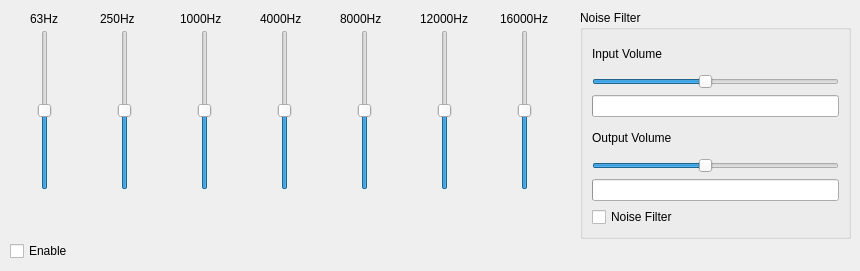
    <widget class="QWidget" name="tab_9">
     <attribute name="title">
      <string>EQ</string>
     </attribute>
     <widget class="QCheckBox" name="checkBox_9">
      <property name="geometry">
       <rect>
        <x>10</x>
        <y>240</y>
        <width>71</width>
        <height>22</height>
       </rect>
      </property>
      <property name="text">
       <string>Enable</string>
      </property>
     </widget>
     <widget class="QSlider" name="EQ250SL">
      <property name="geometry">
       <rect>
        <x>110</x>
        <y>30</y>
        <width>29</width>
        <height>160</height>
       </rect>
      </property>
      <property name="maximum">
       <number>2000</number>
      </property>
      <property name="value">
       <number>1000</number>
      </property>
      <property name="orientation">
       <enum>Qt::Vertical</enum>
      </property>
     </widget>
     <widget class="QSlider" name="EQ1000SL">
      <property name="geometry">
       <rect>
        <x>190</x>
        <y>30</y>
        <width>29</width>
        <height>160</height>
       </rect>
      </property>
      <property name="maximum">
       <number>2000</number>
      </property>
      <property name="value">
       <number>1000</number>
      </property>
      <property name="orientation">
       <enum>Qt::Vertical</enum>
      </property>
     </widget>
     <widget class="QSlider" name="EQ4000SL">
      <property name="geometry">
       <rect>
        <x>270</x>
        <y>30</y>
        <width>29</width>
        <height>160</height>
       </rect>
      </property>
      <property name="maximum">
       <number>2000</number>
      </property>
      <property name="value">
       <number>1000</number>
      </property>
      <property name="orientation">
       <enum>Qt::Vertical</enum>
      </property>
     </widget>
     <widget class="QSlider" name="EQ8000SL">
      <property name="geometry">
       <rect>
        <x>350</x>
        <y>30</y>
        <width>29</width>
        <height>160</height>
       </rect>
      </property>
      <property name="maximum">
       <number>2000</number>
      </property>
      <property name="value">
       <number>1000</number>
      </property>
      <property name="orientation">
       <enum>Qt::Vertical</enum>
      </property>
     </widget>
     <widget class="QSlider" name="EQ212000SL">
      <property name="geometry">
       <rect>
        <x>430</x>
        <y>30</y>
        <width>29</width>
        <height>160</height>
       </rect>
      </property>
      <property name="maximum">
       <number>2000</number>
      </property>
      <property name="value">
       <number>1000</number>
      </property>
      <property name="orientation">
       <enum>Qt::Vertical</enum>
      </property>
     </widget>
     <widget class="QSlider" name="EQ16000SL">
      <property name="geometry">
       <rect>
        <x>510</x>
        <y>30</y>
        <width>29</width>
        <height>160</height>
       </rect>
      </property>
      <property name="maximum">
       <number>2000</number>
      </property>
      <property name="value">
       <number>1000</number>
      </property>
      <property name="orientation">
       <enum>Qt::Vertical</enum>
      </property>
     </widget>
     <widget class="QSlider" name="EQ63SL">
      <property name="geometry">
       <rect>
        <x>30</x>
        <y>30</y>
        <width>29</width>
        <height>160</height>
       </rect>
      </property>
      <property name="maximum">
       <number>2000</number>
      </property>
      <property name="value">
       <number>1000</number>
      </property>
      <property name="orientation">
       <enum>Qt::Vertical</enum>
      </property>
     </widget>
     <widget class="QLabel" name="label_50">
      <property name="geometry">
       <rect>
        <x>30</x>
        <y>10</y>
        <width>67</width>
        <height>17</height>
       </rect>
      </property>
      <property name="text">
       <string>63Hz</string>
      </property>
     </widget>
     <widget class="QLabel" name="label_53">
      <property name="geometry">
       <rect>
        <x>100</x>
        <y>10</y>
        <width>67</width>
        <height>17</height>
       </rect>
      </property>
      <property name="text">
       <string>250Hz</string>
      </property>
     </widget>
     <widget class="QLabel" name="label_54">
      <property name="geometry">
       <rect>
        <x>180</x>
        <y>10</y>
        <width>67</width>
        <height>17</height>
       </rect>
      </property>
      <property name="text">
       <string>1000Hz</string>
      </property>
     </widget>
     <widget class="QLabel" name="label_55">
      <property name="geometry">
       <rect>
        <x>260</x>
        <y>10</y>
        <width>67</width>
        <height>17</height>
       </rect>
      </property>
      <property name="text">
       <string>4000Hz</string>
      </property>
     </widget>
     <widget class="QLabel" name="label_56">
      <property name="geometry">
       <rect>
        <x>340</x>
        <y>10</y>
        <width>67</width>
        <height>17</height>
       </rect>
      </property>
      <property name="text">
       <string>8000Hz</string>
      </property>
     </widget>
     <widget class="QLabel" name="label_57">
      <property name="geometry">
       <rect>
        <x>420</x>
        <y>10</y>
        <width>67</width>
        <height>17</height>
       </rect>
      </property>
      <property name="text">
       <string>12000Hz</string>
      </property>
     </widget>
     <widget class="QLabel" name="label_58">
      <property name="geometry">
       <rect>
        <x>500</x>
        <y>10</y>
        <width>67</width>
        <height>17</height>
       </rect>
      </property>
      <property name="text">
       <string>16000Hz</string>
      </property>
     </widget>
     <widget class="QGroupBox" name="groupBox">
      <property name="geometry">
       <rect>
        <x>580</x>
        <y>10</y>
        <width>271</width>
        <height>229</height>
       </rect>
      </property>
      <property name="title">
       <string>Noise Filter</string>
      </property>
      <layout class="QGridLayout" name="gridLayout">
       <item row="0" column="0">
        <widget class="QLabel" name="label_30">
         <property name="text">
          <string>Input Volume</string>
         </property>
        </widget>
       </item>
       <item row="1" column="0">
        <widget class="QSlider" name="verticalSlider_2">
         <property name="maximum">
          <number>32768</number>
         </property>
         <property name="pageStep">
          <number>50</number>
         </property>
         <property name="value">
          <number>15000</number>
         </property>
         <property name="sliderPosition">
          <number>15000</number>
         </property>
         <property name="orientation">
          <enum>Qt::Horizontal</enum>
         </property>
        </widget>
       </item>
       <item row="2" column="0">
        <widget class="QProgressBar" name="VolumeProgr_2">
         <property name="maximum">
          <number>40000</number>
         </property>
         <property name="value">
          <number>0</number>
         </property>
         <property name="textVisible">
          <bool>false</bool>
         </property>
        </widget>
       </item>
       <item row="3" column="0">
        <widget class="QLabel" name="label_15">
         <property name="text">
          <string>Output Volume</string>
         </property>
        </widget>
       </item>
       <item row="4" column="0">
        <widget class="QSlider" name="verticalSlider">
         <property name="maximum">
          <number>32768</number>
         </property>
         <property name="pageStep">
          <number>50</number>
         </property>
         <property name="value">
          <number>15000</number>
         </property>
         <property name="sliderPosition">
          <number>15000</number>
         </property>
         <property name="orientation">
          <enum>Qt::Horizontal</enum>
         </property>
        </widget>
       </item>
       <item row="5" column="0">
        <widget class="QProgressBar" name="VolumeProgr">
         <property name="maximum">
          <number>40000</number>
         </property>
         <property name="value">
          <number>0</number>
         </property>
         <property name="textVisible">
          <bool>false</bool>
         </property>
        </widget>
       </item>
       <item row="6" column="0">
        <widget class="QCheckBox" name="checkBox_6">
         <property name="text">
          <string>Noise Filter</string>
         </property>
        </widget>
       </item>
      </layout>
     </widget>
    </widget>
